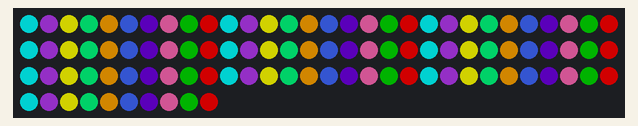
This sketch was run on a simulated Arduino Uno, built with avr-gcc and run on an emulated ATmega328P. Parts: 100 RGB LEDs in strip order, left to right, continuing on the next row. Dim RGB values are drawn brighter than linear; the strip is taken to match the declared colour order; random numbers use the default seed unless the sketch sets one.

Above: at 0.1 s.
At 3.76 s:
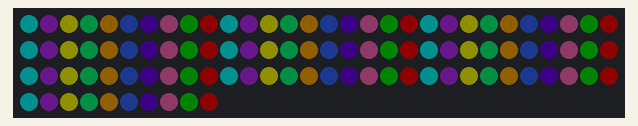
At 12.47 s:
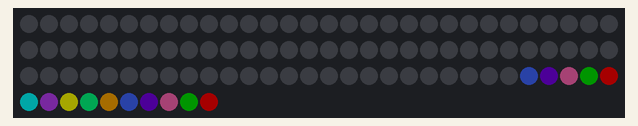
At 16.06 s:
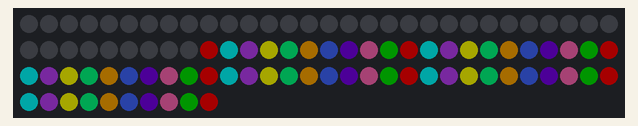
At 30.8 s:
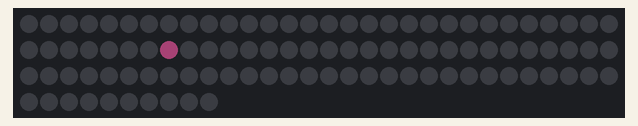

The sketch:

StrangerThings.ino
```cpp
#include <Adafruit_NeoPixel.h>
#ifdef __AVR__
#include <avr/power.h>
#endif
#define PIN 6  //this is the data pin connected to the LED strip.  If using WS2801 you also need a clock pin
#define NUM_LEDS 100 //change this for the number of LEDs in the strip
#define COLOR_ORDER RGB
#define BRIGHTNESS 120
#define arr_len( x )  ( sizeof( x ) / sizeof( *x ) )

Adafruit_NeoPixel strip = Adafruit_NeoPixel(NUM_LEDS, PIN, NEO_RGB + NEO_KHZ400);

int brightness = BRIGHTNESS;

int stopAtLight = -1;

int differentColors = 10;

uint32_t colors[] = {
                    strip.Color (0,255,255), // cyanish
                    strip.Color (153, 50, 204), // purpleish
                    strip.Color (255,255,0), // yellow
                    strip.Color (0,255,127), // green
                    strip.Color (255,165,0), // orange
                    strip.Color (65,105,255), // blue
                    strip.Color (76, 0, 153), // dark purple
                    strip.Color (255,105,180), // pink
                    strip.Color (0,128,0), // dark green
                    strip.Color (255,0,0) // red
                };

// number of lights to skip before getting to the letters
int skipLightStart = 26;
// number of lights to skip for the curve when going to the second row of letters
int numSkipLights = 5;
// number of lights between a letter
int lightsBetweenLetters = 2;

String phrases[] = {
    "help me",
    "im trapped",
    "hi mom"
    // "abcdefghijklmnopqrstuvwxyz"
};

// the order of the letters, in reverse order
// in my case z was at the very end of the light strip
// and m was at the "beginning"
String letters = "ZYXWVUTSRQPONABCDEFGHIJKLM";

void setup(){
    Serial.begin(9600);
    strip.setBrightness(BRIGHTNESS);
    strip.begin();
    strip.show(); // Initialize all pixels to 'off'
}

void loop()
{
    // showAllLetters();
    fullBright();
    flicker();
    followMe();
    stringToLights(phrases[random(0, arr_len(phrases) )]);
    delay(3000);
}

void testStrip() {
  for(int i = 0; i < NUM_LEDS; i++ )
  {
      strip.setPixelColor(i, 0, 100, 0);
      strip.show();
      delay(500);
      strip.clear();
  }
}

void followMe() {

    int delayTime = 100;

    for(int i = NUM_LEDS-1; i > stopAtLight; i-- )
    {
        strip.setPixelColor(i, colors[i % differentColors]);
        strip.show();
        // trying to get some kind of "speed up as you go along" effect going
        delayTime = delayTime-(100/i);
        if(delayTime < 10) {
            delayTime = 10;
        }
        delay(delayTime);
        strip.show();
    }

    delay(1000);
    strip.show();
    strip.clear();
}

void flicker() {
    for(int i = 0; i < 5; i++) {
        strip.setBrightness(BRIGHTNESS);
        strip.show();
        delay(100);
        strip.setBrightness(BRIGHTNESS/3);
        strip.show();
    }
    for(int i = 15; i < 255; i+=3) {
        int setBright = i;
        if(setBright > 255) {
            setBright = 255;
        }
        strip.setBrightness(setBright);
        strip.show();
        delay(20);
    }
    delay(3000);
    for(int i = 0; i < 5; i++) {
        strip.setBrightness(BRIGHTNESS);
        strip.show();
        delay(100);
        strip.setBrightness(BRIGHTNESS/3);
        strip.show();
    }
    strip.clear();
    strip.show();
    delay(1500);
}

void stringToLightsFull(String stringToPrint) {

    stringToPrint.toUpperCase();

    for(int i=0; i < stringToPrint.length(); i++) {
        int charIndex = letters.indexOf(stringToPrint[i]);

        // multiply by 2 so we skip every other light
        charIndex = charIndex * lightsBetweenLetters;

        // see if the charindex is greater than our skip start
        // if it is, add the number of skips to it
        if(skipLightStart <= charIndex) {
            charIndex += numSkipLights;
        }
        strip.setPixelColor(charIndex, colors[charIndex % differentColors]);
        strip.show();
    }
    delay(1500);
}

void stringToLights(String stringToPrint) {
    strip.clear();
    strip.show();
    delay(1000);
    stringToPrint.toUpperCase();

    for(int i=0; i < stringToPrint.length(); i++) {
        int charIndex = letters.indexOf(stringToPrint[i]);

        // multiply by 2 so we skip every other light
        charIndex = charIndex * lightsBetweenLetters;

        // see if the charindex is greater than our skip start
        // if it is, add the number of skips to it
        if(skipLightStart <= charIndex) {
            charIndex += numSkipLights;
        }
        strip.setPixelColor(charIndex, colors[charIndex % differentColors]);
        strip.show();
        delay(1000);
        strip.clear();
        strip.show();
        delay(300);
    }
}

void setLights() {
    for(int i = 0; i < NUM_LEDS; i++ ) {
        strip.setPixelColor(i, colors[i % differentColors]);
    }
}

void fullBright() {
    setLights();
    strip.show();
    delay(3000);
}

void showAllLetters() {
    strip.clear();
    strip.show();

    for(int i=0; i < letters.length(); i++) {
        int charIndex = i;

        // multiply by 2 so we skip every other light
        charIndex = charIndex * lightsBetweenLetters;

        // see if the charindex is greater than our skip start
        // if it is, add the number of skips to it
        if(skipLightStart <= charIndex) {
            charIndex += numSkipLights;
        }
        strip.setPixelColor(charIndex, colors[charIndex % differentColors]);
        strip.show();
    }
    strip.show();
    delay(10000);
    strip.clear();
}
```
